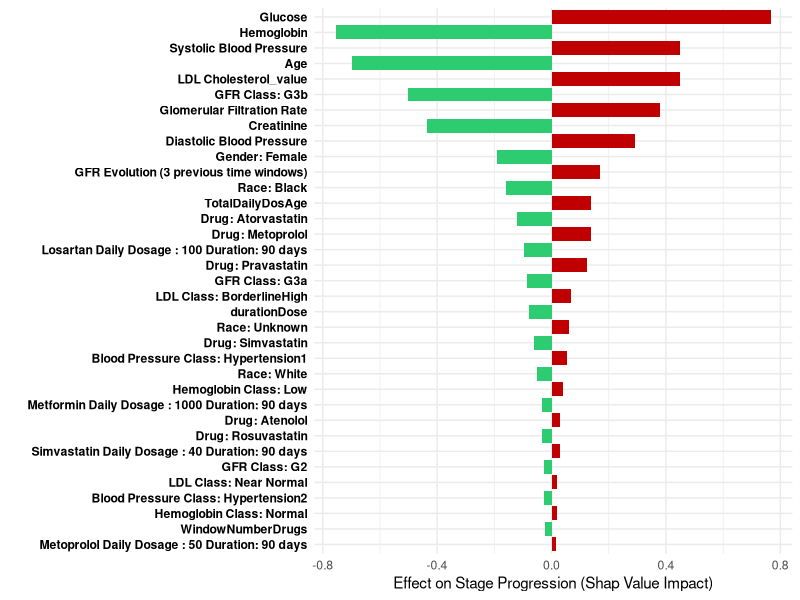

Write the R code that produced this figure.
library(dplyr)
library(ggplot2)

datos <- read.csv("SHAP_ABS_180.csv", row.names = 1)
datos <- filter(datos, Corr != 0)


######Rename Variable Names
datos$Variable <- gsub("glucose_value", "Glucose", datos$Variable, fixed = TRUE)
datos$Variable <- gsub("age", "Age", datos$Variable, fixed = TRUE)
datos$Variable <- gsub("GFR", "Glomerular Filtration Rate", datos$Variable, fixed = TRUE)
datos$Variable <- gsub("hgb_value", "Hemoglobin", datos$Variable, fixed = TRUE)
datos$Variable <- gsub("creatinine_value", "Creatinine", datos$Variable, fixed = TRUE)
datos$Variable <- gsub("gfr_class_G3b", "GFR Class: G3b", datos$Variable, fixed = TRUE)
datos$Variable <- gsub("ldl", "LDL Cholesterol", datos$Variable, fixed = TRUE)
datos$Variable <- gsub("dbp_value", "Diastolic Blood Pressure", datos$Variable, fixed = TRUE)
datos$Variable <- gsub("sbp_value", "Systolic Blood Pressure", datos$Variable, fixed = TRUE)
datos$Variable <- gsub("gender_Female", "Gender: Female", datos$Variable, fixed = TRUE)
datos$Variable <- gsub("gfr_evolution", "GFR Evolution (3 previous time windows)", datos$Variable, fixed = TRUE)
datos$Variable <- gsub("drug_metoprolol", "Drug: Metoprolol", datos$Variable, fixed = TRUE)
datos$Variable <- gsub("race_Black", "Race: Black", datos$Variable, fixed = TRUE)
datos$Variable <- gsub("hgb_class_Low", "Hemoglobin Class: Low", datos$Variable, fixed = TRUE)
datos$Variable <- gsub("drug_atorvastatin", "Drug: Atorvastatin", datos$Variable, fixed = TRUE)
datos$Variable <- gsub("bp_class_Hypertension1", "Blood Pressure Class: Hypertension1", datos$Variable, fixed = TRUE)
datos$Variable <- gsub("drug_pravastatin", "Drug: Pravastatin", datos$Variable, fixed = TRUE)
datos$Variable <- gsub("gfr_class_G3a", "GFR Class: G3a", datos$Variable, fixed = TRUE)
datos$Variable <- gsub("race_Hispanic", "Race: Hispanic", datos$Variable, fixed = TRUE)
datos$Variable <- gsub("Drug_DailyDosAge_DurationDose_losartan-100-90", "Losartan Daily Dosage : 100 Duration: 90 days", datos$Variable, fixed = TRUE)
datos$Variable <- gsub("race_Unknown", "Race: Unknown", datos$Variable, fixed = TRUE)
datos$Variable <- gsub("bp_class_Elevated", "Blood Pressure Class: Elevated", datos$Variable, fixed = TRUE)
datos$Variable <- gsub("drug_simvastatin", "Drug: Simvastatin", datos$Variable, fixed = TRUE)
datos$Variable <- gsub("race_White", "Race: White", datos$Variable, fixed = TRUE)
datos$Variable <- gsub("hgb_class_High", "Hemoglobin Class: High", datos$Variable, fixed = TRUE)
datos$Variable <- gsub("Drug_DailyDosAge_DurationDose_metoprolol-50-90", "Metoprolol Daily Dosage : 50 Duration: 90 days", datos$Variable, fixed = TRUE)
datos$Variable <- gsub("Drug_DailyDosAge_DurationDose_metformin-1000-90", "Metformin Daily Dosage : 1000 Duration: 90 days", datos$Variable, fixed = TRUE)
datos$Variable <- gsub("bp_is_controlled_0", "Blood Pressure is NOT Controlled", datos$Variable, fixed = TRUE)
datos$Variable <- gsub("gfr_class_G2", "GFR Class: G2", datos$Variable, fixed = TRUE)
datos$Variable <- gsub("hgb_class_Normal", "Hemoglobin Class: Normal", datos$Variable, fixed = TRUE)
datos$Variable <- gsub("Drug_DailyDosAge_DurationDose_atorvastatin-40-90", "Atorvastin Daily Dosage : 40 Duration: 90 days", datos$Variable, fixed = TRUE)
datos$Variable <- gsub("LDL_class_BorderlineHigh", "LDL Class: BorderlineHigh", datos$Variable, fixed = TRUE)
datos$Variable <- gsub("drug_atenolol", "Drug: Atenolol", datos$Variable, fixed = TRUE)
datos$Variable <- gsub("drug_rosuvastatin", "Drug: Rosuvastatin", datos$Variable, fixed = TRUE)
datos$Variable <- gsub("Drug_DailyDosAge_DurationDose_simvastatin-40-90", "Simvastatin Daily Dosage : 40 Duration: 90 days", datos$Variable, fixed = TRUE)
datos$Variable <- gsub("LDL_class_NearNormal", "LDL Class: Near Normal", datos$Variable, fixed = TRUE)
datos$Variable <- gsub("bp_class_Hypertension2", "Blood Pressure Class: Hypertension2", datos$Variable, fixed = TRUE)







###Primero separar en positivos y negativos

datPos <- filter(datos, Corr > 0)
datosNeg <- filter(datos, Corr < 0)

###Ordenamos ambos
datPos <- datPos[order(datPos$SHAP_abs, decreasing = TRUE),]
datosNeg <- datosNeg[order(datosNeg$SHAP_abs, decreasing = TRUE),]


###Haremos negativo el SHAP_abs de los negativos corr para el plot
datosNeg$SHAP_abs <- datosNeg$SHAP_abs * -1

####Haremos un loop para ir extrayendo
df_final <- datPos[1,]
datPos <- datPos[-(1),]
contador <- 0
while(nrow(datosNeg) != 0 && nrow(datPos) !=0){
  
  if(contador%%2 == 1){
    ##Pos
    df_final <- rbind(df_final, datPos[1,])
    datPos <- datPos[-(1),]
  } else{
    
    #Neg
    df_final <- rbind(df_final, datosNeg[1,])
    datosNeg <- datosNeg[-(1),]
    
  }
  
  contador <- contador + 1
  
  
}

###Agregamos los que faltan

if(nrow(datPos) == 0){
  df_final <- rbind(df_final, datosNeg)
} else {
  df_final <- rbind(df_final, datPos)
}


df_final <- df_final[1:35,]

###Hacemos Plot
df_final$Variable<- factor(df_final$Variable,
                            levels = rev(df_final$Variable))
###Plot


plot <- ggplot(data=df_final, aes(x =Variable, y = SHAP_abs,
                                   fill = Sign)) +
  geom_bar(stat="identity", position = position_dodge()) +
  theme_minimal() + coord_flip() + labs(y = "Effect on Stage Progression (Shap Value Impact)", x = "") +
  #scale_fill_gradient(low = "#2ECC71",high = "#c00000")+
  scale_fill_manual(values =c("#2ECC71","#c00000"))+
  
  
  theme(legend.position = "none",
        axis.text.y = element_text(face="bold", colour = "black"))

print(plot)




####


